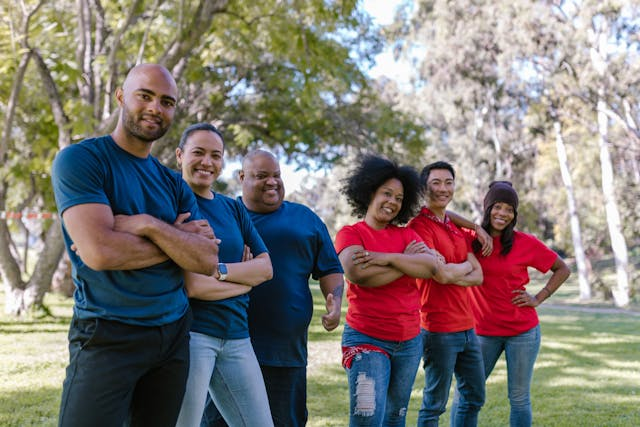
#> input picture imgs/group_2.jpg, 640 x 427 px
$ python face_detect.py
#> lines starting #> are read from the running program, lines starting #| are printed output that depends on the picture; after the words box and inside, x2 and y2 are one past the last pixel; in counts of white or black regions, pixels touching at a corner belong together
import cv2 as cv

source = cv.imread('imgs/group_2.jpg')
#> source is the input picture: shape (427, 640, 3); mean B, G, R 116.9, 121.3, 127.9
gray = cv.cvtColor(source, cv.COLOR_BGR2GRAY)
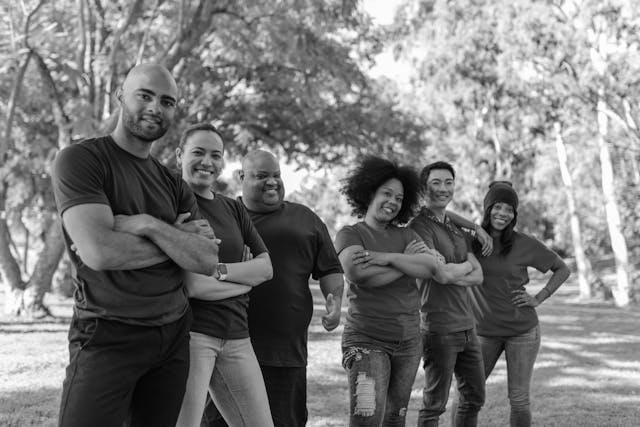
#> gray: shape (427, 640); min 1, max 255, mean 122.7

haar_classifier = cv.CascadeClassifier('haar_cascade.xml')

#* greater number of minNeighbours, higher accuracy
face_detect = haar_classifier.detectMultiScale(gray, scaleFactor=1.1, minNeighbors=4)
#> face_detect = [[4, 235, 26, 26], [425, 169, 35, 35], [180, 134, 49, 49], [248, 161, 39, 39], [121, 73, 66, 66]]

print(f"Number of face(s) detected: {len(face_detect)}")
#| Number of face(s) detected: 5

for (x,y,w, h) in face_detect:
  cv.rectangle(source, (x,y), (x+w, y+h), (0, 255, 0), thickness=2)
#> this loop made 5 passes
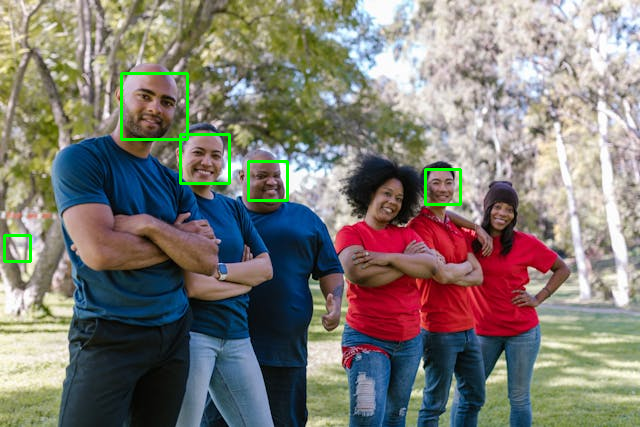
#> source: shape (427, 640, 3); 0.93% of pixels changed, all inside (x1, y1, x2, y2) = (3, 72, 462, 263)

cv.imshow('detected_faces', source)

cv.waitKey(0)

$ run again, with imgs/group_1.jpg copied over imgs/group_2.jpg
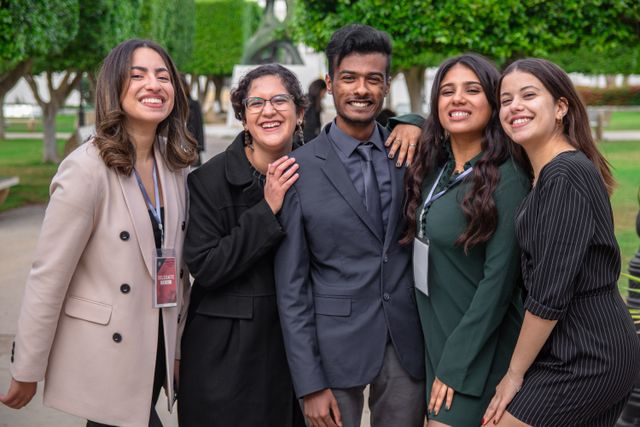
#> input picture imgs/group_1.jpg, 640 x 427 px
#> source is the input picture: shape (427, 640, 3); mean B, G, R 76.4, 86.4, 89.3
#> `gray = cv.cvtColor(source, cv.COLOR_BGR2GRAY)`:
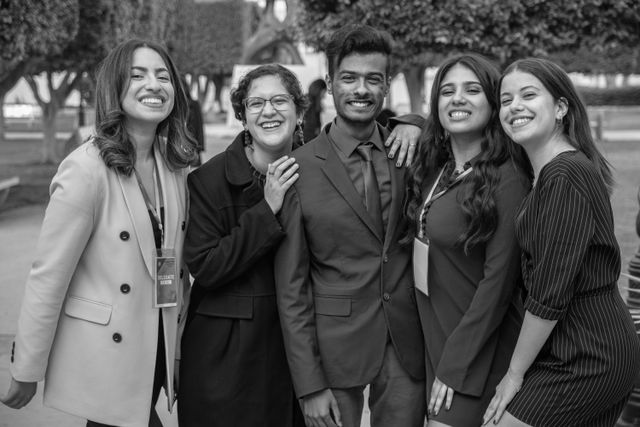
#> gray: shape (427, 640); min 0, max 254, mean 86.1
#> face_detect = [[239, 78, 60, 60], [119, 50, 64, 64], [429, 66, 62, 62], [488, 71, 66, 66], [122, 106, 59, 59], [329, 52, 67, 67]]
#| Number of face(s) detected: 6
#> the loop `for (x,y,w, h) in face_detect:` made 6 passes
#> after the loop `for (x,y,w, h) in face_detect:`:
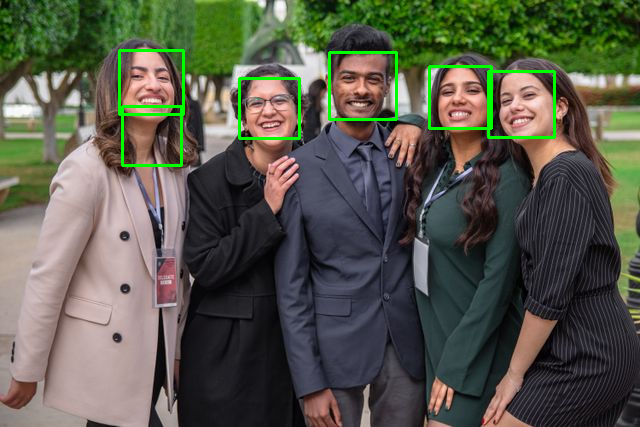
#> source: shape (427, 640, 3); 1.64% of pixels changed, all inside (x1, y1, x2, y2) = (118, 49, 556, 167)

$ run again, with imgs/cat.jpg copied over imgs/group_2.jpg
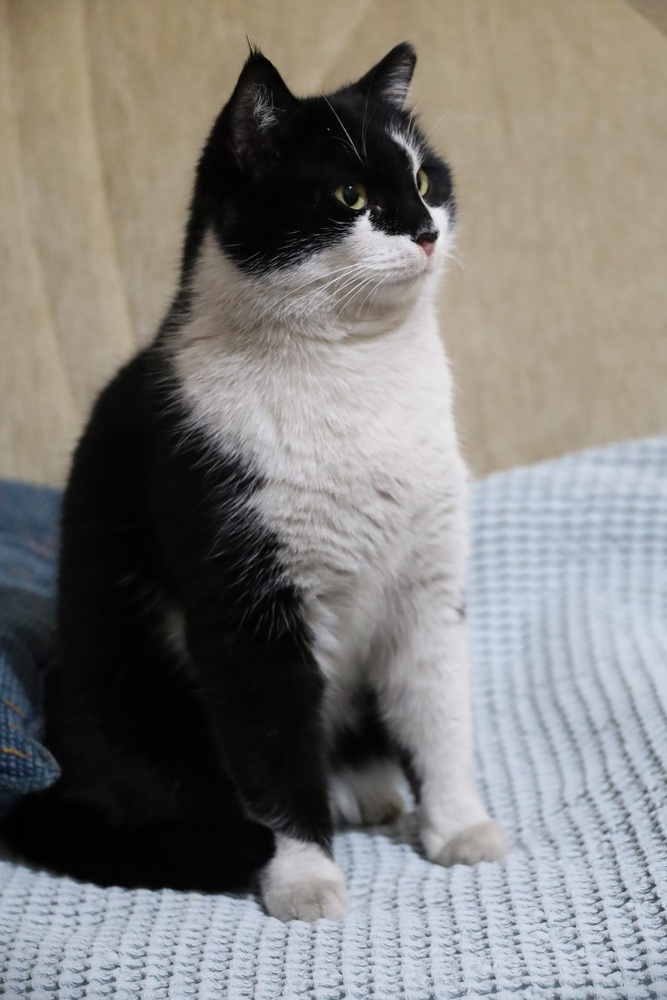
#> input picture imgs/cat.jpg, 667 x 1000 px, shrunk from 3413 x 5120 before the run
#> source is the input picture: shape (1000, 667, 3); mean B, G, R 123, 126.5, 128.4
#> `gray = cv.cvtColor(source, cv.COLOR_BGR2GRAY)`:
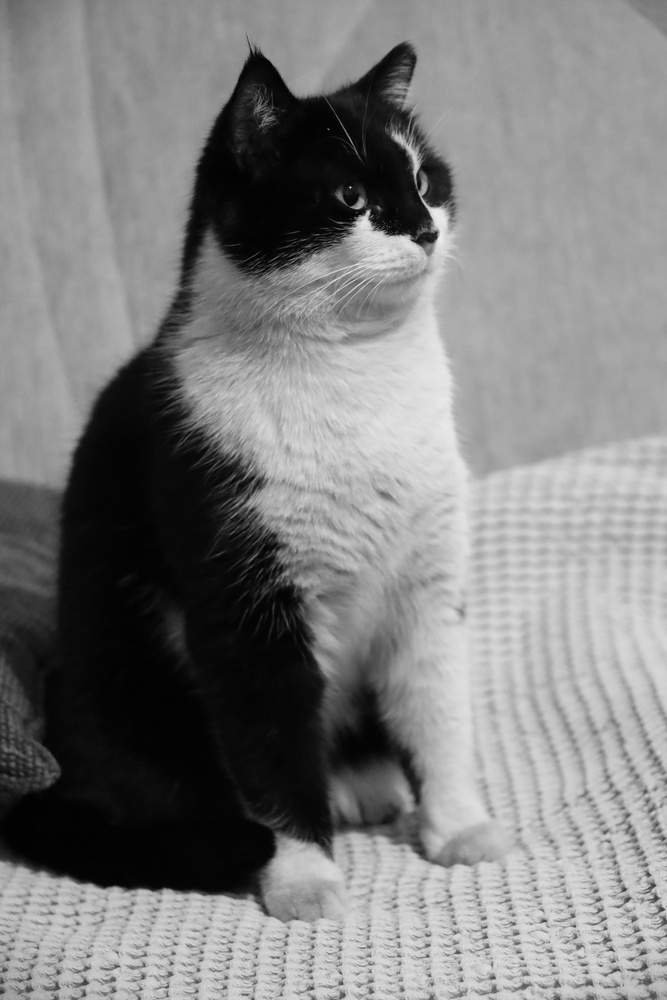
#> gray: shape (1000, 667); min 0, max 250, mean 126.6
#> face_detect = ()
#| Number of face(s) detected: 0

$ run again, with imgs/farm.jpg copied over imgs/group_2.jpg
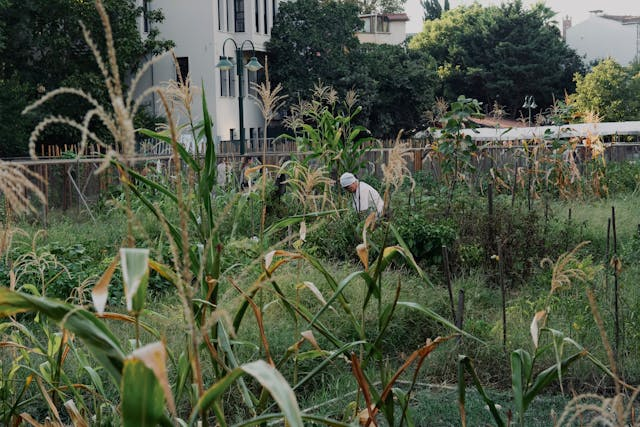
#> input picture imgs/farm.jpg, 640 x 427 px
#> source is the input picture: shape (427, 640, 3); mean B, G, R 68.3, 87.4, 78.8
#> `gray = cv.cvtColor(source, cv.COLOR_BGR2GRAY)`:
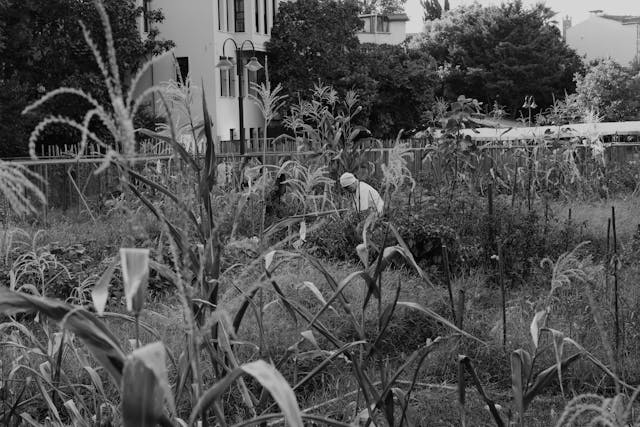
#> gray: shape (427, 640); min 0, max 240, mean 82.6
#> face_detect = ()
#| Number of face(s) detected: 0
